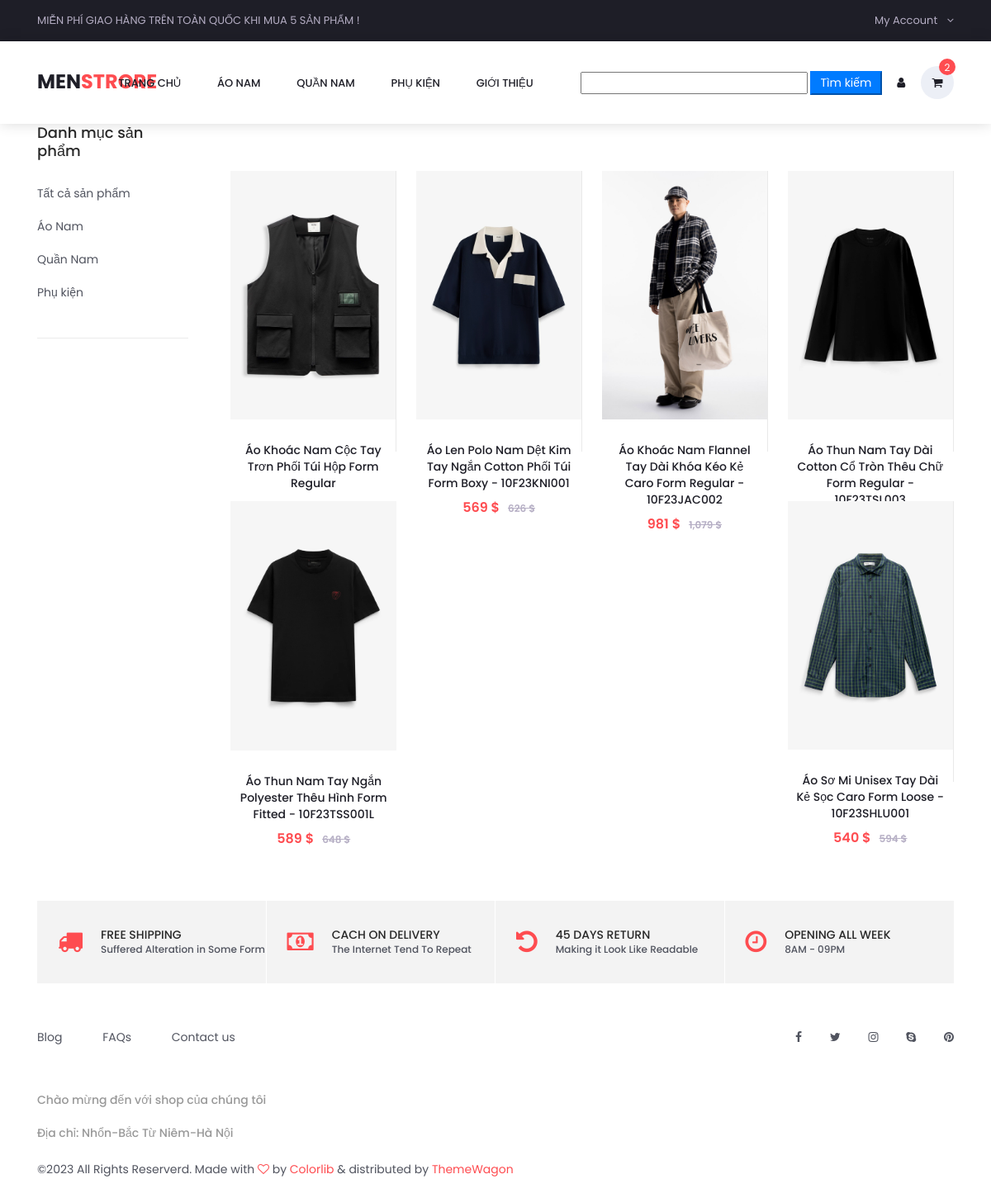
The page /index.php?act=categories&iddm=40 on the database its author committed.
### tables this page shows
CREATE TABLE `danhmuc` (
  `id` int(11) NOT NULL,
  `name` varchar(255) NOT NULL
);

CREATE TABLE `sanpham` (
  `id` int(11) NOT NULL,
  `name` varchar(255) NOT NULL,
  `price` double(10,2) DEFAULT 0.00,
  `img` varchar(255) DEFAULT NULL,
  `mota` text DEFAULT NULL,
  `luotxem` int(11) NOT NULL DEFAULT 0,
  `iddm` int(11) NOT NULL
);

### model/pdo.php (called while the page is built, shortened)
<?php
function pdo_get_connection(){
    $dburl = "mysql:host=localhost;dbname=duan1;charset=utf8";
    $username = 'root';
    $password = '';
    $conn = new PDO($dburl, $username, $password);
    $conn->setAttribute(PDO::ATTR_ERRMODE, PDO::ERRMODE_EXCEPTION);
    return $conn;
}
function pdo_query($sql){
    $sql_args = array_slice(func_get_args(), 1);
    try{
        $conn = pdo_get_connection();
        $stmt = $conn->prepare($sql);
        $stmt->execute($sql_args);
        $rows = $stmt->fetchAll();
        return $rows;
    }
    catch(PDOException $e){
        throw $e;
    }
    finally{
        unset($conn);
    }
}
?>

### model/danhmuc.php (called while the page is built, shortened)
<?php
    function loadall_danhmuc(){
        $sql="select * from danhmuc order by id desc";
        $listdanhmuc=pdo_query($sql);
        return $listdanhmuc;
    }
?>

### model/sanpham.php (called while the page is built, shortened)
<?php
    function loadall_sanpham_trangchu(){
        $sql = "select * from sanpham where 1 order by price desc limit 15 ";
        $listsanpham =pdo_query($sql);
        return $listsanpham;
    }
    function loadall_sanpham($kyw="",$iddm=0){
        $sql="select * from sanpham where 1";
        if($iddm>0){
            $sql.=" and iddm = '".$iddm."'";
        }
        $sql.=" order by id desc";
        $listsanpham=pdo_query($sql);
        return $listsanpham;
    }
?>

### views/categories.php (the view, shortened to what this page needs)
<head>
        <link rel="stylesheet" type="text/css" href="views/styles/categories_responsive.css">
        <link rel="stylesheet" type="text/css" href="views/styles/categories_styles.css">
    </head>
	<div class="container product_section_container" >
		<div class="row">
			<div class="col product_section clearfix">
				<div class="sidebar">
					<div class="sidebar_section">
						<div class="sidebar_title">
							<h5>Danh mục sản phẩm</h5>
						</div>
						<ul class="sidebar_categories">
                            <li><a href="index.php?act=categories&iddm=0">Tất cả sản phẩm</a></li>
                            <?php foreach ($dmsp as $dm) : ?>
                                <li><a href="index.php?act=categories&iddm=<?= $dm['id']?>"><?= $dm['name']?></a></li>
                            <?php endforeach;?>
                        </ul>
					</div>
				</div>
				<div class="main_content">
					<div class="products_iso">
						<div class="row">
							<div class="col">
								<div class="product-grid">
                                    <?php foreach ($dssp as $sp) : ?>
									<div class="product-item women">
										<div class="product product_filter">
											<a href="index.php?act=ctsp&idsp=<?= $sp['id'] ?>" class="product_image">
                                                <img src="views/images/<?= $sp['img'] ?>" alt="">
                                            </a>
											<div class="product_info">
												<h6 class="product_name"><a a href="index.php?act=ctsp&idsp=<?= $sp['id'] ?>"><?= $sp['name'] ?></a></h6>
                                                <div class="product_price"><?= number_format($sp['price']) ?> $<span><?= number_format($sp['price']*110/100) ?> $</span></div>
                                            </div>
										</div>
                                    </div>
                                    <?php endforeach; ?>
                                </div>
							</div>
						</div>
					</div>
				</div>
			</div>
		</div>
	</div>
	<div class="benefit">
		<div class="container">
			<div class="row benefit_row">
				<div class="col-lg-3 benefit_col">
					<div class="benefit_item d-flex flex-row align-items-center">
						<div class="benefit_icon"><i class="fa fa-truck" aria-hidden="true"></i></div>
						<div class="benefit_content">
							<h6>free shipping</h6>
							<p>Suffered Alteration in Some Form</p>
						</div>
					</div>
				</div>
				<div class="col-lg-3 benefit_col">
					<div class="benefit_item d-flex flex-row align-items-center">
						<div class="benefit_icon"><i class="fa fa-money" aria-hidden="true"></i></div>
						<div class="benefit_content">
							<h6>cach on delivery</h6>
							<p>The Internet Tend To Repeat</p>
						</div>
					</div>
				</div>
				<div class="col-lg-3 benefit_col">
					<div class="benefit_item d-flex flex-row align-items-center">
						<div class="benefit_icon"><i class="fa fa-undo" aria-hidden="true"></i></div>
						<div class="benefit_content">
							<h6>45 days return</h6>
							<p>Making it Look Like Readable</p>
						</div>
					</div>
				</div>
				<div class="col-lg-3 benefit_col">
					<div class="benefit_item d-flex flex-row align-items-center">
						<div class="benefit_icon"><i class="fa fa-clock-o" aria-hidden="true"></i></div>
						<div class="benefit_content">
							<h6>opening all week</h6>
							<p>8AM - 09PM</p>
						</div>
					</div>
				</div>
			</div>
		</div>
	</div>

### views/styles/main_styles.css (style rules this page uses)
* { margin: 0; padding: 0; }
body { font-family: 'Poppins', sans-serif; font-size: 14px; line-height: 23px; font-weight: 400; background: #FFFFFF; color: #1e1e27; }
div { display: block; position: relative; -webkit-box-sizing: border-box; -moz-box-sizing: border-box; box-sizing: border-box; }
ul { list-style: none; margin-bottom: 0px; }
p { font-family: 'Poppins', sans-serif; font-size: 14px; line-height: 1.7; font-weight: 500; color: #989898; -webkit-font-smoothing: antialiased; -webkit-text-shadow: rgba(0,0,0,.01) 0 0 1px; text-shadow: rgba(0,0,0,.01) 0 0 1px; }
a, a:hover, a:visited, a:active, a:link { text-decoration: none; -webkit-font-smoothing: antialiased; -webkit-text-shadow: rgba(0,0,0,.01) 0 0 1px; text-shadow: rgba(0,0,0,.01) 0 0 1px; }
h5 { font-size: 16px; }
h6 { font-size: 14px; }
h1, h2, h3, h4, h5, h6 { color: #282828; -webkit-font-smoothing: antialiased; -webkit-text-shadow: rgba(0,0,0,.01) 0 0 1px; text-shadow: rgba(0,0,0,.01) 0 0 1px; }
.clearfix::before, .clearfix::after { content: ""; display: table; }
.clearfix::after { clear: both; }
.clearfix { zoom: 1; }
.product-grid { width: 100%; margin-top: 57px; }
.product-item { width: 20%; height: 380px; cursor: pointer; }
.product-item::after { display: block; position: absolute; top: 0; left: -1px; width: calc(100% + 1px); height: 100%; pointer-events: none; content: ''; border: solid 2px rgba(235,235,235,0); border-radius: 3px; -webkit-transition: all 0.3s ease; -moz-transition: all 0.3s ease; -ms-transition: all 0.3s ease; -o-transition: all 0.3s ease; transition: all 0.3s ease; }
.product { width: 100%; height: 340px; border-right: solid 1px #e9e9e9; }
.product_image { width: 100%; }
.product_image img { width: 100%; }
.product_info { text-align: center; padding-left: 10px; padding-right: 10px; }
.product_name { margin-top: 27px; }
.product_name a { color: #1e1e27; line-height: 20px; }
.product_price { font-size: 16px; color: #fe4c50; font-weight: 600; }
.product_price span { font-size: 12px; margin-left: 10px; color: #b5aec4; text-decoration: line-through; }
.benefit { margin-top: 74px; }
.benefit_row { padding-left: 15px; padding-right: 15px; }
.benefit_col { padding-left: 0px; padding-right: 0px; }
.benefit_item { height: 100px; background: #f3f3f3; border-right: solid 1px #FFFFFF; padding-left: 25px; }
.benefit_col:last-child .benefit_item { border-right: none; }
.benefit_icon i { font-size: 30px; color: #fe4c50; }
.benefit_content { padding-left: 22px; }
.benefit_content h6 { text-transform: uppercase; line-height: 18px; font-weight: 500; margin-bottom: 0px; }
.benefit_content p { font-size: 12px; line-height: 18px; margin-bottom: 0px; color: #51545f; }

### views/categories.php (style rules this page uses)
.product-grid { display: flex; flex-wrap: wrap; justify-content: space-between; padding-bottom: 10px; }
.product-item { width: 23%; margin-bottom: 20px; box-sizing: border-box; }

### rows shown on the page
danhmuc: name "Áo Nam"
danhmuc: name "Quần Nam"
danhmuc: name "Phụ kiện"
sanpham: img (picture), name "Áo Khoác Nam Cộc Tay Trơn Phối Túi Hộp Form Regular"
sanpham: img (picture), name "Áo Len Polo Nam Dệt Kim Tay Ngắn Cotton Phối Túi Form Boxy - 10F23KNI001", price "569", $sp['price']*110/100 "626"
sanpham: img (picture), name "Áo Khoác Nam Flannel Tay Dài Khóa Kéo Kẻ Caro Form Regular - 10F23JAC002", price "981", $sp['price']*110/100 "1,079"
sanpham: img (picture), name "Áo Thun Nam Tay Dài Cotton Cổ Tròn Thêu Chữ Form Regular - 10F23TSL003"
sanpham: img (picture), name "Áo Thun Nam Tay Ngắn Polyester Thêu Hình Form Fitted - 10F23TSS001L", price "589", $sp['price']*110/100 "648"
sanpham: img (picture), name "Áo Sơ Mi Unisex Tay Dài Kẻ Sọc Caro Form Loose - 10F23SHLU001", price "540", $sp['price']*110/100 "594"
